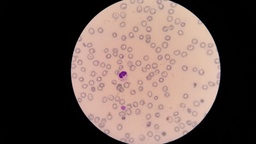
#> input picture NIH-NLM-ThinBloodSmearsPf/Point Set/143C39P4thinF_original/Img/IMG_20150622_110352.jpg, 256 x 144 px, shrunk from 5312 x 2988 before the run, given in place of ., which was not available
$ python -i focus_stack.py   (imports and definitions only)   (older library calls are emulated)
#> lines starting #> are read from the running program, lines starting #| are printed output that depends on the picture; pictures that were not available may be replaced by others from this repository, and a replacement may not be noted
# -*- coding: utf-8 -*-
"""
This code and algorithm was inspired and adapted from the following sources:
http://stackoverflow.com/questions/15911783/what-are-some-common-focus-stacking-algorithms
https://github.com/cmcguinness/focusstack

"""

import logging
from typing import List

import cv2
import numpy as np

DEBUG = False

# use SIFT or ORB for feature detection.
# SIFT generally produces better results, but it is not FOSS (OpenCV 4.X does not support it).
USE_SIFT = False if cv2.__version__ > "3.4.2" else True

logger = logging.getLogger(__name__)
# [2 lines not run here, left out]


class FocusStacker(object):
    def __init__(
        self, laplacian_kernel_size: int = 5, gaussian_blur_kernel_size: int = 5,
    ) -> None:
        """Focus stacking class.
        Args:
            laplacian_kernel_size: Size of the laplacian window. Must be odd.
            gaussian_blur_kernel_size: How big of a kernel to use for the gaussian blur. Must be odd.
        """
        self._laplacian_kernel_size = laplacian_kernel_size
        self._gaussian_blur_kernel_size = gaussian_blur_kernel_size

    def focus_stack(self, image_files: List[str]) -> np.ndarray:
        """Pipeline to focus stack a list of images."""
        image_matrices = self._read_images(image_files)
        images = self._align_images(image_matrices)
        laplacian = self._compute_laplacian(images)
        focus_stacked = self._find_focus_regions(images, laplacian)
        return focus_stacked

    @staticmethod
    def _read_images(image_files: List[str]) -> List[np.ndarray]:
        """Read the images into numpy arrays using OpenCV."""
        logger.info("reading images")
        return [cv2.imread(img, cv2.IMREAD_COLOR) for img in image_files]
#> in focus_stack, `image_matrices = self._read_images(image_files)`: image_matrices = 89 items

    @staticmethod
    def _align_images(images: List[np.ndarray]) -> List[np.ndarray]:
        """Align the images.  Changing the focus on a lens, even if the camera remains fixed,
         causes a mild zooming on the images. We need to correct the images so they line up perfectly on top
        of each other.

        Args:
            images: list of image data
        """

        def _find_homography(
            _img1_key_points: np.ndarray, _image_2_kp: np.ndarray, _matches: List
        ):
            image_1_points = np.zeros((len(_matches), 1, 2), dtype=np.float32)
            image_2_points = np.zeros((len(_matches), 1, 2), dtype=np.float32)

            for j in range(0, len(_matches)):
                image_1_points[j] = _img1_key_points[_matches[j].queryIdx].pt
                image_2_points[j] = _image_2_kp[_matches[j].trainIdx].pt

            homography, mask = cv2.findHomography(
                image_1_points, image_2_points, cv2.RANSAC, ransacReprojThreshold=2.0
            )

            return homography

        logger.info("aligning images")
        aligned_imgs = []

        detector = cv2.xfeatures2d.SIFT_create() if USE_SIFT else cv2.ORB_create(1000)

        # Assume that image 0 is the "base" image and align all the following images to it
        reference_img = 0
        aligned_imgs.append(images[reference_img])
        img0_gray = cv2.cvtColor(images[reference_img], cv2.COLOR_BGR2GRAY)
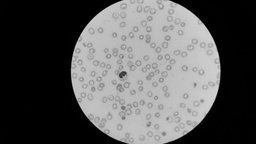
#> img0_gray: shape (144, 256); min 0, max 215, mean 86.8
        img1_key_points, image1_desc = detector.detectAndCompute(img0_gray, None)
#> img1_key_points = 410 keypoints; strongest (x, y, size): (120, 74, 31), (125, 73, 31), (124, 72, 37.2), (122, 72, 31)

        for i in range(1, len(images)):
            # if i != reference_img:
            try:
                img_i_key_points, image_i_desc = detector.detectAndCompute(images[i], None)

                if USE_SIFT:
                    bf = cv2.BFMatcher()
                    # This returns the top two matches for each feature point (list of list)
                    pair_matches = bf.knnMatch(image_i_desc, image1_desc, k=2)
                    raw_matches = []
                    for m, n in pair_matches:
                        if m.distance < 0.7 * n.distance:
                            raw_matches.append(m)
                else:
                    bf = cv2.BFMatcher(cv2.NORM_HAMMING, crossCheck=True)
                    raw_matches = bf.match(image_i_desc, image1_desc)

                sort_matches = sorted(raw_matches, key=lambda x: x.distance)
                matches = sort_matches[0:128]

                homography_matrix = _find_homography(
                    img_i_key_points, img1_key_points, matches
                )
                if DEBUG:
                    print('image: ', i)
                    print('shape', images[i].shape)
                    print('len img_i_key_points: ', len(img_i_key_points))
                    print('len matches', len(matches))
                    #print('homography_matrix: ', homography_matrix.shape)
                aligned_img = cv2.warpPerspective(
                    images[i],
                    homography_matrix,
                    (images[i].shape[1], images[i].shape[0]),
                    flags=cv2.INTER_LINEAR,
                )

                aligned_imgs.append(aligned_img)
                if DEBUG:
                    # If you find that there's a large amount of ghosting,
                    # it may be because one or more of the input images gets misaligned.
                    cv2.imwrite(f"aligned_{i}.png", aligned_img)
            except Exception as e:
                logger.exception(e)
#> this loop made 88 passes
#> after the loop, aligned_imgs = 8 items


        return aligned_imgs

    def _compute_laplacian(self, images: List[np.ndarray],) -> np.ndarray:
        """Gaussian blur and compute the gradient map of the image. This is proxy for finding the focus regions.

        Args:
            images: image data
        """
        logger.info("Computing the laplacian of the blurred images")
        laplacians = []
        for image in images:
            gray = cv2.cvtColor(image, cv2.COLOR_BGR2GRAY)
            blurred = cv2.GaussianBlur(
                gray,
                (self._gaussian_blur_kernel_size, self._gaussian_blur_kernel_size),
                0,
            )
            laplacian_gradient = cv2.Laplacian(
                blurred, cv2.CV_64F, ksize=self._laplacian_kernel_size
            )
            laplacians.append(laplacian_gradient)
#> this loop made 8 passes
#> pass 1, in _compute_laplacian, `blurred = cv2.GaussianBlur( gray, (self._gaussian_blur_kernel_size, se..`:
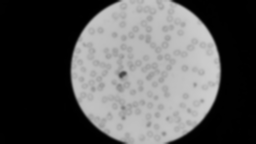
#> blurred: shape (144, 256); min 0, max 205, mean 86.8
#> pass 1, in _compute_laplacian, `laplacian_gradient = cv2.Laplacian( blurred, cv2.CV_64F, ksize=self._l..`:
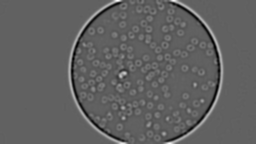
#> laplacian_gradient: shape (144, 256) float64; min -1862, max 3012, mean 1; drawn with min black and max white
#> after the loop, laplacians = 8 items
        laplacians = np.asarray(laplacians)
        logger.debug(f"Shape of array of laplacian gradient: {laplacians.shape}")
        return laplacians

    @staticmethod
    def _find_focus_regions(
        images: List[np.ndarray], laplacian_gradient: np.ndarray
    ) -> np.ndarray:
        """Take the absolute value of the Laplacian (2nd order gradient) of the Gaussian blur result.
        This will quantify the strength of the edges with respect to the size and strength of the kernel (focus regions).

        Then create a blank image, loop through each pixel and find the strongest edge in the LoG
        (i.e. the highest value in the image stack) and take the RGB value for that
        pixel from the corresponding image.

        Then for each pixel [x,y] in the output image, copy the pixel [x,y] from
        the input image which has the largest gradient [x,y]

        Args:
            images: list of image data to focus and stack.
            laplacian_gradient: the laplacian of the stack. This is the proxy for the focus region.
                Should be size: (len(images), images.shape[0], images.shape[1])

        Returns:
            np.array image data of focus stacked image, size of orignal image

        """
        logger.info("Using laplacian gradient to find regions of focus, and stack.")
        output = np.zeros(shape=images[0].shape, dtype=images[0].dtype)
        abs_laplacian = np.absolute(laplacian_gradient)
        maxima = abs_laplacian.max(axis=0)
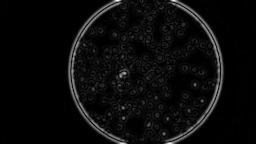
#> maxima: shape (144, 256) float64; min 0, max 3012, mean 130.4; drawn with min black and max white
        bool_mask = np.array(abs_laplacian == maxima)
        mask = bool_mask.astype(np.uint8)

        for i, img in enumerate(images):
            output = cv2.bitwise_not(img, output, mask=mask[i])
#> this loop made 8 passes
#> pass 1, in _find_focus_regions, `output = cv2.bitwise_not(img, output, mask=mask[i])`:
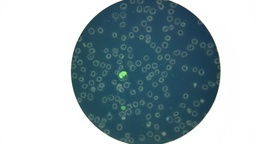
#> output: shape (144, 256, 3); mean B, G, R 178.4, 172.8, 155.4

        return 255 - output
#> returned value is the input picture: shape (144, 256, 3); mean B, G, R 76.6, 82.2, 99.6

>>> result = FocusStacker().focus_stack('../NIH-NLM-ThinBloodSmearsPf/Point Set/143C39P4thinF_original/Img/IMG_20150622_110352.jpg')
